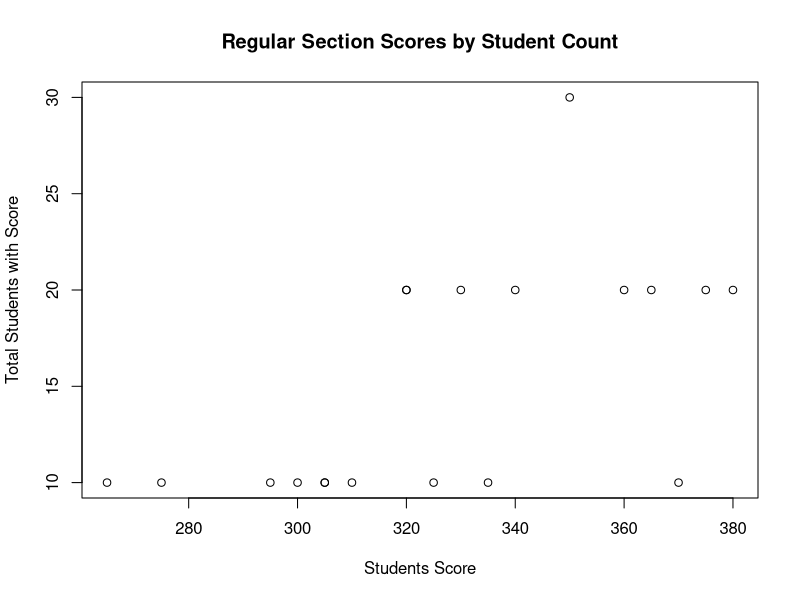
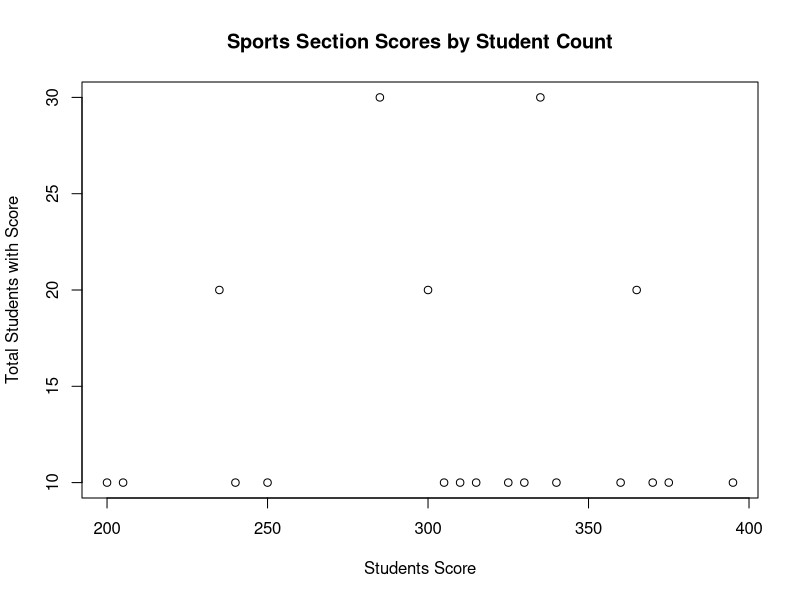

Here is the R script that generated these plots, in order:
# Assignment: ASSIGNMENT 1.1 Test Scores
# Name: Blasdell, Blaine
# Date: 2020-06-07

## Load the `readxl` library
library(readxl)

## Read the file `data/scores.csv` to `scores_df`
## Q1. What are the observational units in this study?
## A1. Count of students with score in each section.
scores_df <- read.csv("data/scores.csv")
head(scores_df, 10)

## Q2. Identify the variables mentioned in the narrative paragraph and determine which are categorical and quantitative?
## A2. The variables are count (quantitative), score (categorical - not binary), and section (categorical - not binary, as there are only two values).
names(scores_df)


## Q3. Create one variable to hold a subset of your data set that contains only the Regular Section and one variable for the Sports Section.
## A3. reg_df is the list of regular section scores and sports_df in the list of the sports section scores
reg_df <- scores_df[scores_df$Section == 'Regular',]
reg_df
sports_df <- scores_df[scores_df$Section == 'Sports',]
sports_df

## Q4 Use the Plot function to plot each Sections scores and the number of students achieving that score.
## Use additional Plot Arguments to label the graph and give each axis an appropriate label. 
## Once you have produced your Plots answer the following questions:

## Plot of regular section scores
plot(reg_df$Score, reg_df$Count, main="Regular Section Scores by Student Count", ylab = "Total Students with Score", xlab = "Students Score", )
## Plot of sports section scores
plot(sports_df$Score, sports_df$Count, main="Sports Section Scores by Student Count", ylab = "Total Students with Score", xlab = "Students Score", )



##Q4a. Comparing and contrasting the point distributions between the two section, looking at both tendency and consistency: 
## Can you say that one section tended to score more points than the other? Justify and explain your answer.
##A4a. Both looking at the graph and the mean, the students in the Regular section tended to score higher then the Sports section.


## Averages
reg_df_avg <- sum(reg_df$Score*reg_df$Count) / sum(reg_df$Count)
reg_df_avg

sports_df_avg <- sum(sports_df$Score*sports_df$Count) / sum(sports_df$Count)
sports_df_avg

##Q4b. Did every student in one section score more points than every student in the other section? 
## If not, explain what a statistical tendency means in this context.
##A4b. As mentioned, the central tendency for the regular section to score higher holds true. That does not meant that every student in the Regular section 
## Scored higher then every student in the sports section. This is evidenced by the overall high score of 395 by the sports section. 
##

## Maximum of scores
max(sports_df$Score)
max(reg_df$Score)
## Minimum of Scores
min(sports_df$Score)
min(reg_df$Score)

##Q4c. c. What could be one additional variable that was not mentioned in the narrative that could be influencing the point distributions between the two sections?
##A4c. Time of day could be one variable that was not mentioned. It could affect whether students are more alert during class and taking tests. Another variable could be whether they are an athlete or not. Athletes would likely respond to sports related topics and retain it better.